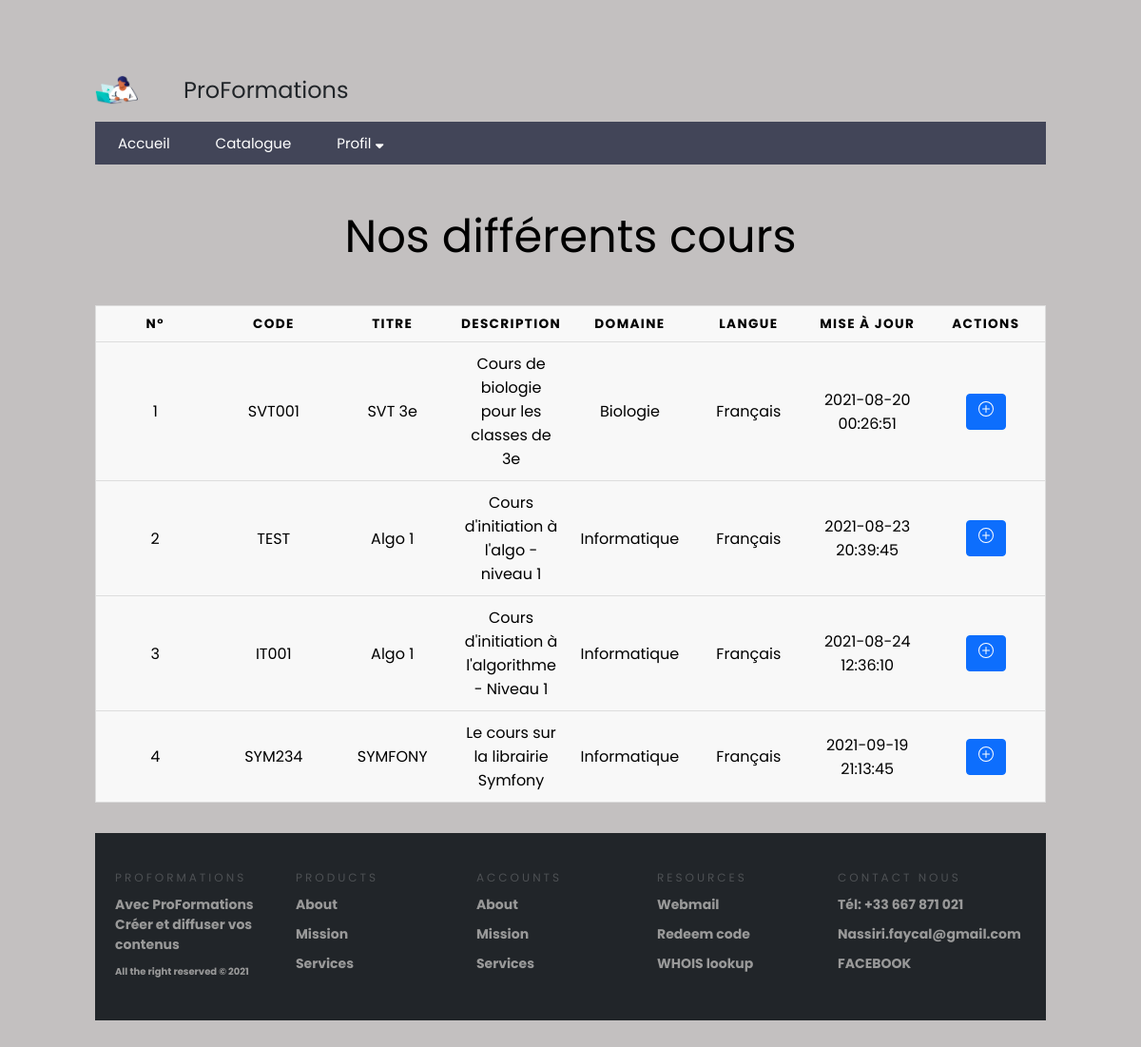
Screenshot of /cours with the database file from the repository.
### tables this page shows
CREATE TABLE `cours` (
  `id` int(11) NOT NULL,
  `code` varchar(25) NOT NULL,
  `titre` varchar(128) NOT NULL,
  `resume` text,
  `domaine` varchar(50) DEFAULT NULL,
  `langue` varchar(64) NOT NULL,
  `create_at` datetime NOT NULL DEFAULT CURRENT_TIMESTAMP
);

### controllers/MainController.controller.php (called while the page is built, shortened)
<?php
abstract class MainController{
    protected function genererPage($data){
        extract($data);
        require_once($view);
    }
}

### controllers/Cours/Cours.controller.php (called while the page is built, shortened)
<?php
require_once("./controllers/MainController.controller.php");
require_once("./models/Cours/Cours.model.php");
class CoursController extends MainController{
    private $CoursManager;
    public function __construct(){
        $this->CoursManager = new CoursManager();
    }
    public function cours(){
        $cours = $this->CoursManager->getCours();
        $data_page = [
            "page_description" => "Liste des différentes cours",
            "page_title" => "Nos cours",
            "cours" => $cours,
            "view" => "views/Cours/cours.view.php",
            "template" => "views/common/template.php"
        ];
        $this->genererPage($data_page);
    }
}

### models/Model.class.php (called while the page is built, shortened)
<?php
abstract class Model{
    private static $pdo;
    private static function setBdd(){
        self::$pdo = new PDO("mysql:host=db.3wa.io;dbname=faycalnas_proformations;charset=utf8", "faycalnas", "b38043549440aff2f9471b09d374ba35");
        self::$pdo->setAttribute(PDO::ATTR_ERRMODE, PDO::ERRMODE_EXCEPTION);
    }
    protected function getBdd(){
        return self::$pdo;
    }
}

### models/Cours/Cours.model.php (called while the page is built, shortened)
<?php
class CoursManager extends MainManager{
    public function getCours(){
        $req = "SELECT * FROM cours";
        $statement = $this->getBdd()->prepare($req);
        $statement->execute();
        $resultat = $statement->fetchall(PDO::FETCH_ASSOC);
        return $resultat;
    }
}

### controllers/Securite.class.php (called while the page is built, shortened)
<?php
class Securite{
    public static function estConnecte(){
        return (!empty($_SESSION['profil']));
    }
}

### views/Cours/cours.view.php (the view, shortened to what this page needs)
<table >
<caption>Nos différents cours</caption>
    <thead>
        <tr>
            <th scope="col">N°</th>
            <th scope="col">code</th>
            <th scope="col">Titre</th>
            <th scope="col">Description</th>
            <th scope="col">Domaine</th>
            <th scope="col">Langue</th>
            <th scope="col">Mise à jour</th>
            <th scope="col">Actions</th>
        </tr>
    </thead>
    <tbody>
        <?php $i=0;foreach ($cours as $courses) { $i++;?>
            <tr>
                <td data-label="N°"><?= $i ?></td>
                <td data-label="code"><?= $courses['code'] ?></td>
                <td scope="row" data-label="Titre"><?= $courses['titre'] ?></td>
                <td data-label="Description"><?= $courses['resume'] ?></td>
                <td data-label="Domaine"><?= $courses['domaine'] ?></td>
                <td data-label="Langue"><?= $courses['langue'] ?></td>
                <td data-label="Mise à jour"><?= $courses['create_at'] ?></td>
                <td data-label="Actions">
				<?php if(Securite::estConnecte() && Securite::estAdministrateur()) { ?>
                <form method="POST" action="modifierCours">
				<input type="hidden" name="code" value="<?=$courses['code']?>"/>
					 <button class="btn btn-yallow" id="btnModif">
                    <svg xmlns="http://www.w3.org/2000/svg" width="16" height="16" fill="currentColor" class="bi bi-pencil" viewBox="0 0 16 16">
                        <path d="M12.146.146a.5.5 0 0 1 .708 0l3 3a.5.5 0 0 1 0 .708l-10 10a.5.5 0 0 1-.168.11l-5 2a.5.5 0 0 1-.65-.65l2-5a.5.5 0 0 1 .11-.168l10-10zM11.207 2.5 13.5 4.793 14.793 3.5 12.5 1.207 11.207 2.5zm1.586 3L10.5 3.207 4 9.707V10h.5a.5.5 0 0 1 .5.5v.5h.5a.5.5 0 0 1 .5.5v.5h.293l6.5-6.5zm-9.761 5.175-.106.106-1.528 3.821 3.821-1.528.106-.106A.5.5 0 0 1 5 12.5V12h-.5a.5.5 0 0 1-.5-.5V11h-.5a.5.5 0 0 1-.468-.325z"/>
                    </svg>
                    </button>
                </form>
				<form method="POST" action="suppressionCours">
                    <input type="hidden" name="code" value="<?=$courses['code']?>"/>
                        <a aria-current="page" href="<?= URL; ?>suppressionCours">
                        <button class="btn btn-red" id="btnSupp" type="submit">
                            <svg xmlns="http://www.w3.org/2000/svg" width="16" height="16" fill="currentColor" class="bi bi-trash" viewBox="0 0 16 16">
                            <path d="M5.5 5.5A.5.5 0 0 1 6 6v6a.5.5 0 0 1-1 0V6a.5.5 0 0 1 .5-.5zm2.5 0a.5.5 0 0 1 .5.5v6a.5.5 0 0 1-1 0V6a.5.5 0 0 1 .5-.5zm3 .5a.5.5 0 0 0-1 0v6a.5.5 0 0 0 1 0V6z"/>
                            <path fill-rule="evenodd" d="M14.5 3a1 1 0 0 1-1 1H13v9a2 2 0 0 1-2 2H5a2 2 0 0 1-2-2V4h-.5a1 1 0 0 1-1-1V2a1 1 0 0 1 1-1H6a1 1 0 0 1 1-1h2a1 1 0 0 1 1 1h3.5a1 1 0 0 1 1 1v1zM4.118 4 4 4.059V13a1 1 0 0 0 1 1h6a1 1 0 0 0 1-1V4.059L11.882 4H4.118zM2.5 3V2h11v1h-11z"/>
                            </svg>
                        </button>
                        </a>
		        <?php }else { ?>
				<form method="POST" action="sinscrire">
					<a aria-current="page" href="<?= URL; ?>sinscrire">
					 <button class="btn btn-bleu" id="btnModif">
                    </button>
					</a>
				<?php }; ?>
				</form>
                </td>
            </tr>
        <?php }; ?>
        </tbody>
</table>

### public/CSS/main.css (style rules this page uses)
* { box-sizing: border-box; font-family: 'Poppins', sans-serif; }
button, input, optgroup, select, textarea { margin: 0; font-family: inherit; font-size: inherit; line-height: inherit; }
button, input { overflow: visible; }
button:not(:disabled), [type="button"]:not(:disabled), [type="reset"]:not(:disabled), [type="submit"]:not(:disabled) { cursor: pointer; }
.btn { display: inline-block; font-weight: 400; line-height: 1.5; color: #212529; text-align: center; text-decoration: none; vertical-align: middle; cursor: pointer; -webkit-user-select: none; -moz-user-select: none; user-select: none; background-color: transparent; border: 1px solid transparent; padding: 0.375rem 0.75rem; font-size: 1rem; border-radius: 0.25rem; transition: color .15s ease-in-out,background-color .15s ease-in-out,border-color .15s ease-in-out,box-shadow .15s ease-in-out; }
.btn-bleu { color: #fff; background-color: #0d6efd; border-color: #0d6efd; transition: all 0.3s ease; }
table { border: 1px solid #ccc; border-collapse: collapse; margin: 0; padding: 0; width: 100%; table-layout: fixed; }
table caption { font-size: 3em; margin: .5em 0 .75em; }
table tr { background-color: #f8f8f8; border: 1px solid #ddd; padding: .35em; }
table th, table td { padding: .625em; text-align: center; }
table th { font-size: .85em; letter-spacing: .1em; text-transform: uppercase; }
body { padding-top: 4.2rem; padding-bottom: 4.2rem; background: rgba(177, 173, 173, 0.76); }
a { text-decoration: none !important; }
form { width: 100%; padding: 5px 0px; }

### rows the page displays
cours: code "SVT001", titre "SVT 3e", resume "Cours de biologie pour les classes de 3e", domaine "Biologie", langue "Français", create_at "2021-08-20 00:26:51"
cours: code "TEST", titre "Algo 1", resume "Cours d'initiation à l'algo - niveau 1", domaine "Informatique", langue "Français", create_at "2021-08-23 20:39:45"
cours: code "IT001", titre "Algo 1", resume "Cours d'initiation à l'algorithme - Niveau 1", domaine "Informatique", langue "Français", create_at "2021-08-24 12:36:10"
cours: code "SYM234", titre "SYMFONY", resume "Le cours sur la librairie Symfony", domaine "Informatique", langue "Français", create_at "2021-09-19 21:13:45"
